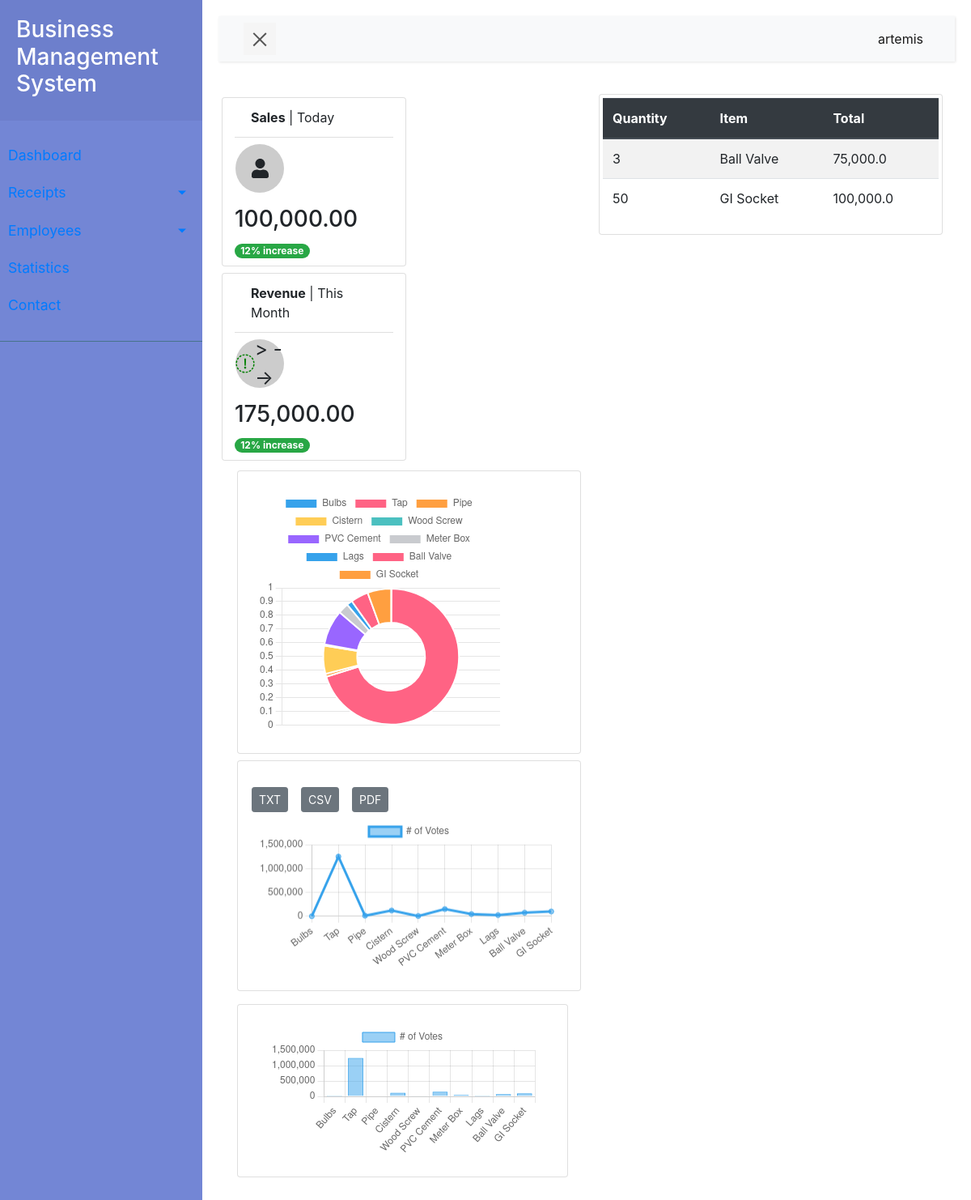
The page /dashboard/ (signed in) on the database its author committed.
### records/models.py (models this page shows, shortened)
class CashReceipt(models.Model):
    date = models.DateTimeField(auto_now_add=True)
    sale_type = models.CharField(max_length=8, choices=SALE_TYPE, default='Deb')
    quantity = models.IntegerField()
    unit = models.CharField(max_length=100, choices=UNIT_OF_QUANTITY, default='Pieces')
    item = models.CharField(max_length=255)
    price = models.DecimalField(max_digits=10, decimal_places=2)
    total = models.FloatField(default=0)

### records/views.py (the view)
# urls.py: path('dashboard/', views.dashboard, name='dashboard'),
def dashboard(request):
    day = datetime.today()
    current_month = datetime.now().month
    current_year = datetime.now().year
    this_month = np.array(CashReceipt.objects.filter(date__month=current_month, date__year=current_year).values_list('total', flat=True))
    ns = np.sum(this_month)
    np_sum = floatformat(ns, 2)
    curr_month = CashReceipt.objects.filter(date__month=current_month, date__year=current_year)
    specific_month = 2  # February
    specific_year = 2023
    spec_month = CashReceipt.objects.filter(date__month=specific_month, date__year=specific_year)
    day_bal = np.array(CashReceipt.objects.filter(date__year=day.year, date__month=day.month, date__day=day.day).values_list('total', flat=True))
    tb = np.sum(day_bal)
    today_bal = floatformat(tb, 2)
    cash = CashReceipt.objects.all()
    employees = Employee.objects.all()
    context = {'cash': cash, 'np_sum':np_sum,'today_bal':today_bal , 'employees': employees,'curr_month': curr_month, 'spec_month': spec_month}
    return render(request, 'records/dashboard.html', context)

### records/templates/records/dashboard.html (shortened to what this page needs)
<!DOCTYPE html>
{% extends 'base.html' %} {% load static %} {% load humanize %}
{% block content %}
<html>
  <head>
    <link
      rel="stylesheet"
      href="https://cdn.jsdelivr.net/npm/bootstrap@4.6.2/dist/css/bootstrap.min.css"
    />
    <link
      rel="stylesheet"
      href="https://cdnjs.cloudflare.com/ajax/libs/font-awesome/5.15.2/css/all.min.css"
    />
    <link rel="stylesheet" href="{% static 'css/dash.css' %}" type="text/css" />
  </head>
  <body>
    <div class="container">
      <div class="row">
        <div class="col-sm-12 col-md-6 col-lg-6">
          <div class="row">
            <div class="col-12 col-sm-12 col-md-6 col-lg-6 card m-1">
              <div class="card-header" style="background-color: white">
                  <strong>Sales</strong> | Today
              </div>
              <div class="row">
                  <div class="col p-2 mx-2">
                    <div class="avatar">
                      <i class="fa fa-user"></i>
                    </div>
                  </div>
                  <div class="col py-2">
                    <h3>{{ today_bal|intcomma }}</h3>
                    <div class="badge badge-pill badge-success">
                      12% increase
                    </div>
                  </div>
              </div>
            </div>
            <div class="col-12 col-sm-12 col-md-6 col-lg-6 card m-1">
              <div class="card-header" style="background-color: white">
                <strong>Revenue</strong> | This Month
              </div>
              <div class="row">
                <div class="col p-2 mx-2">
                  <div class="avatar">
                    <i
                      class="fa fa-dollar"
                      style="font-size: 24px; color: green"
                      >></i
                    >
                  </div>
                </div>
                <div class="col py-2">
                  <h3>{{ np_sum|intcomma }}</h3>
                  <div class="badge badge-pill badge-success">12% increase</div>
                </div>
              </div>
            </div>
          </div>
          <div class="row">
            <div class="col">
              <div class="col p-4 m-2 card">
                <div class="h-2">
                  <div
                    class="d-flex justify-content-center text-center"
                    style="width: 300px; height: 300px"
                  >
                    <canvas id="doughnut"></canvas>
                  </div>
                  <script>
                    const dtx = document.getElementById('doughnut');
                    new Chart(dtx, {
                      type: 'doughnut',
                      data: {
                        labels: [{% for label in cash %}'{{label.item}}',{% endfor %}],
                        datasets: [{
                          label: '# of Votes',
                          data: [{% for label in cash %}{{label.total}},{% endfor %}],
                        }]
                      },
                      options: {
                        scales: {
                          y: {
                            beginAtZero: true
                          }
                        }
                      }
                    });
                  </script>
                </div>
              </div>
              <div class="col p-4 m-2 card">
                <div class="row">
                  <a href="" class="btn btn-sm btn-secondary m-2">TXT</a>
                  <a href="" class="btn btn-sm btn-secondary m-2">CSV</a>
                  <a href="" class="btn btn-sm btn-secondary m-2">PDF</a>
                </div>
                <div>
                  <canvas id="line"></canvas>
                </div>
                <script>
                  const ltx = document.getElementById('line');
                  new Chart(ltx, {
                    type: 'line',
                    data: {
                      labels: [{% for label in cash %}'{{label.item}}',{% endfor %}],
                      datasets: [{
                        label: '# of Votes',
                        data: [{% for label in cash %}{{label.total}},{% endfor %}],
                      }]
                    },
                    options: {
                      scales: {
                        y: {
                          beginAtZero: true
                        }
                      }
                    }
                  });
                </script>
              </div>
            </div>
          </div>
          <div class="row p-4 m-2 card">
            <div class="col" style="height: 700px">
              <canvas id="myChart"></canvas>
            </div>
            <script>
              const ctx = document.getElementById('myChart');
              new Chart(ctx, {
                type: 'bar',
                data: {
                  labels: [{% for label in cash %}'{{label.item}}',{% endfor %}],
                  datasets: [{
                    label: '# of Votes',
                    data: [{% for label in cash %}{{label.total}},{% endfor %}],
                    borderWidth: 1
                  }]
                },
                options: {
                  scales: {
                    y: {
                      beginAtZero: true
                    }
                  }
                }
              });
            </script>
          </div>
        </div>
        <div class="col-sm-12 col-md-6 col-lg-6">
          <div class="d-flex justify-content-center">
            <div class="col card p-1">
              <table class="table table-striped">
                <thead class="thead-dark">
                  <tr>
                    <th scope="col">Quantity</th>
                    <th scope="col">Item</th>
                    <th scope="col">Total</th>
                  </tr>
                </thead>
                <tbody>
                  {% for emp in curr_month %}
                  <tr>
                    <td>{{ emp.quantity }}</td>
                    <td>{{ emp.item }}</td>
                    <td>{{ emp.total|intcomma }}</td>
                  </tr>
                  {% endfor %}
                </tbody>
              </table>
            </div>
          </div>
        </div>
      </div>
    </div>
    {% endblock content %}

### templates/base.html (shortened to what this page needs)
<!DOCTYPE html>
<html>
{% load static %}
<head>
    <link rel="stylesheet" href="https://cdn.jsdelivr.net/npm/bootstrap@4.6.2/dist/css/bootstrap.min.css">
    <link rel="stylesheet" href="{% static 'css/style5.css' %}">
</head>
<body>
    {% if user.is_authenticated %}
    <div class="wrapper">
        <nav id="sidebar">
            <div class="sidebar-header">
                <h3>Business Management System</h3>
            </div>
            <ul class="list-unstyled components">
                <li>
                    <a href="{% url 'dashboard' %}">Dashboard</a>
                    <a href="#pageSubmenu" data-toggle="collapse" aria-expanded="false" class="dropdown-toggle">Receipts</a>
                    <a href="#submenu" data-toggle="collapse" aria-expanded="false" class="dropdown-toggle">Employees</a>
                </li>
                <li>
                    <a href="{% url 'cash_stats' %}">Statistics</a>
                </li>
                <li>
                    <a href="#">Contact</a>
                </li>
            </ul>
        </nav>
        <div id="content">
            <nav class="navbar navbar-expand-lg navbar-light bg-light">
                <div class="container-fluid">
                    <button type="button" id="sidebarCollapse" class="navbar-btn">
                        <span></span>
                    </button>
                    <div class="collapse navbar-collapse" id="navbarSupportedContent">
                        <ul class="nav navbar-nav ml-auto">
                            <li class="nav-item active">
                               <a class="nav-link" href="#">{{user.username}}</i></a>
                            </li>
                        </ul>
                    </div>
                </div>
            </nav>
            {% block content %}{% endblock content %}
        </div>
    </div>
    {% endif %}
</body>
</html>

### static/css/style5.css (style rules this page uses)
body { font-family: 'Poppins', sans-serif; background: #cfffd7; }
a, a:hover, a:focus { color: inherit; text-decoration: none; transition: all 0.3s; }
.navbar { padding: 15px 10px; background: #fff; border: none; border-radius: 0; margin-bottom: 40px; box-shadow: 1px 1px 3px rgba(0, 0, 0, 0.1); }
.navbar-btn { box-shadow: none; outline: none !important; border: none; }
.wrapper { display: flex; width: 100%; align-items: stretch; perspective: 1500px; }
#sidebar { min-width: 250px; max-width: 250px; background: #7386D5; color: #fff; transition: all 0.6s cubic-bezier(0.945, 0.020, 0.270, 0.665); transform-origin: bottom left; }
#sidebar .sidebar-header { padding: 20px; background: #6d7fcc; }
#sidebar ul.components { padding: 20px 0; border-bottom: 1px solid #47748b; }
#sidebar ul li a { padding: 10px; font-size: 1.1em; display: block; }
a[data-toggle="collapse"] { position: relative; }
.dropdown-toggle::after { display: block; position: absolute; top: 50%; right: 20px; transform: translateY(-50%); }
#content { width: 100%; padding: 20px; min-height: 100vh; transition: all 0.3s; }
#sidebarCollapse { width: 40px; height: 40px; background: #f5f5f5; cursor: pointer; }
#sidebarCollapse span { width: 80%; height: 2px; margin: 0 auto; display: block; background: #555; transition: all 0.8s cubic-bezier(0.810, -0.330, 0.345, 1.375); transition-delay: 0.2s; }
#sidebarCollapse span:last-of-type { transform: rotate(-45deg) translate(1px, -1px); }

### static/css/dash.css (style rules this page uses)
.avatar { width: 60px; height: 60px; border-radius: 50%; background-color: #ccc; display: flex; justify-content: center; align-items: center; font-size: 24px; }

### rows shown on the page
CashReceipt: quantity "3", item "Ball Valve", total "75,000.0"
CashReceipt: quantity "50", item "GI Socket", total "100,000.0"

### other values the page prints
{{ user.username }} "artemis"
{{ today_bal|intcomma }} "100,000.00"
{{ np_sum|intcomma }} "175,000.00"
chart data {{ label.item }} Bulbs, Tap, Pipe, Cistern, Wood Screw, PVC Cement, Meter Box, Lags, Ball Valve, GI Socket
chart data {{ label.total }} 1800.0, 1250000.0, 12000.0, 120000.0, 5000.0, 150000.0, 45000.0, 24000.0, 75000.0, 100000.0
